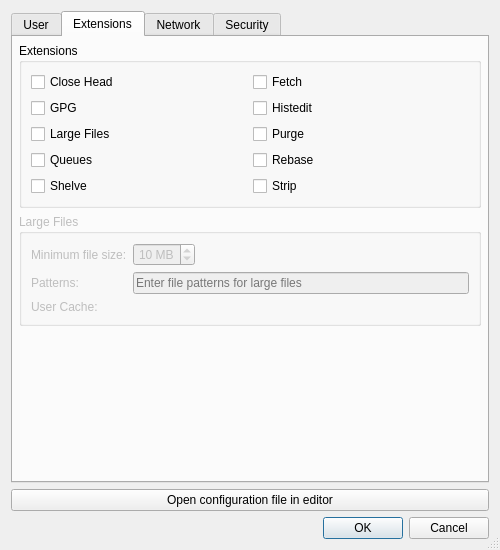
<?xml version="1.0" encoding="UTF-8"?>
<ui version="4.0">
 <class>HgUserConfigDialog</class>
 <widget class="QDialog" name="HgUserConfigDialog">
  <property name="geometry">
   <rect>
    <x>0</x>
    <y>0</y>
    <width>500</width>
    <height>550</height>
   </rect>
  </property>
  <property name="windowTitle">
   <string>Mercurial User Data</string>
  </property>
  <property name="sizeGripEnabled">
   <bool>true</bool>
  </property>
  <layout class="QVBoxLayout" name="verticalLayout_7">
   <item>
    <widget class="QTabWidget" name="tabWidget">
     <property name="currentIndex">
      <number>1</number>
     </property>
     <widget class="QWidget" name="tab">
      <attribute name="title">
       <string>User</string>
      </attribute>
      <layout class="QVBoxLayout" name="verticalLayout">
       <property name="leftMargin">
        <number>6</number>
       </property>
       <property name="topMargin">
        <number>6</number>
       </property>
       <property name="rightMargin">
        <number>6</number>
       </property>
       <property name="bottomMargin">
        <number>6</number>
       </property>
       <item>
        <widget class="QGroupBox" name="groupBox">
         <property name="title">
          <string>User Data</string>
         </property>
         <layout class="QGridLayout" name="gridLayout">
          <item row="0" column="0">
           <widget class="QLabel" name="label">
            <property name="text">
             <string>Name:</string>
            </property>
           </widget>
          </item>
          <item row="0" column="1">
           <widget class="E5ClearableLineEdit" name="userNameEdit">
            <property name="toolTip">
             <string>Enter the user name</string>
            </property>
            <property name="placeholderText">
             <string>Enter your name</string>
            </property>
           </widget>
          </item>
          <item row="1" column="0">
           <widget class="QLabel" name="label_3">
            <property name="text">
             <string>Email:</string>
            </property>
           </widget>
          </item>
          <item row="1" column="1">
           <widget class="E5ClearableLineEdit" name="emailEdit">
            <property name="toolTip">
             <string>Enter the email address</string>
            </property>
            <property name="placeholderText">
             <string>Enter your email address</string>
            </property>
           </widget>
          </item>
         </layout>
        </widget>
       </item>
       <item>
        <spacer name="verticalSpacer">
         <property name="orientation">
          <enum>Qt::Vertical</enum>
         </property>
         <property name="sizeHint" stdset="0">
          <size>
           <width>20</width>
           <height>239</height>
          </size>
         </property>
        </spacer>
       </item>
      </layout>
     </widget>
     <widget class="QWidget" name="tab_2">
      <attribute name="title">
       <string>Extensions</string>
      </attribute>
      <layout class="QVBoxLayout" name="verticalLayout_2">
       <property name="leftMargin">
        <number>6</number>
       </property>
       <property name="topMargin">
        <number>6</number>
       </property>
       <property name="rightMargin">
        <number>6</number>
       </property>
       <property name="bottomMargin">
        <number>6</number>
       </property>
       <item>
        <widget class="QGroupBox" name="groupBox_2">
         <property name="title">
          <string>Extensions</string>
         </property>
         <layout class="QGridLayout" name="gridLayout_2">
          <item row="0" column="0">
           <widget class="QCheckBox" name="closeheadCheckBox">
            <property name="toolTip">
             <string>Select to activate the closehead extension</string>
            </property>
            <property name="text">
             <string>Close Head</string>
            </property>
           </widget>
          </item>
          <item row="0" column="1">
           <widget class="QCheckBox" name="fetchCheckBox">
            <property name="toolTip">
             <string>Select to activate the fetch extension</string>
            </property>
            <property name="text">
             <string>Fetch</string>
            </property>
           </widget>
          </item>
          <item row="1" column="0">
           <widget class="QCheckBox" name="gpgCheckBox">
            <property name="toolTip">
             <string>Select to activate the GPG extension</string>
            </property>
            <property name="text">
             <string>GPG</string>
            </property>
           </widget>
          </item>
          <item row="1" column="1">
           <widget class="QCheckBox" name="histeditCheckBox">
            <property name="toolTip">
             <string>Select to activate the histedit extension</string>
            </property>
            <property name="text">
             <string>Histedit</string>
            </property>
           </widget>
          </item>
          <item row="2" column="0">
           <widget class="QCheckBox" name="largefilesCheckBox">
            <property name="toolTip">
             <string>Select to activate the largefiles extension</string>
            </property>
            <property name="text">
             <string>Large Files</string>
            </property>
           </widget>
          </item>
          <item row="2" column="1">
           <widget class="QCheckBox" name="purgeCheckBox">
            <property name="toolTip">
             <string>Select to activate the Purge extension</string>
            </property>
            <property name="text">
             <string>Purge</string>
            </property>
           </widget>
          </item>
          <item row="3" column="0">
           <widget class="QCheckBox" name="queuesCheckBox">
            <property name="toolTip">
             <string>Select to activate the queues extension</string>
            </property>
            <property name="text">
             <string>Queues</string>
            </property>
           </widget>
          </item>
          <item row="3" column="1">
           <widget class="QCheckBox" name="rebaseCheckBox">
            <property name="toolTip">
             <string>Select to activate the rebase extension</string>
            </property>
            <property name="text">
             <string>Rebase</string>
            </property>
           </widget>
          </item>
          <item row="4" column="0">
           <widget class="QCheckBox" name="shelveCheckBox">
            <property name="toolTip">
             <string>Select to activate the shelve extension</string>
            </property>
            <property name="text">
             <string>Shelve</string>
            </property>
           </widget>
          </item>
          <item row="4" column="1">
           <widget class="QCheckBox" name="stripCheckBox">
            <property name="toolTip">
             <string>Select to activate the strip extension</string>
            </property>
            <property name="text">
             <string>Strip</string>
            </property>
           </widget>
          </item>
         </layout>
        </widget>
       </item>
       <item>
        <widget class="QGroupBox" name="largefilesGroup">
         <property name="enabled">
          <bool>false</bool>
         </property>
         <property name="title">
          <string>Large Files</string>
         </property>
         <layout class="QGridLayout" name="gridLayout_3">
          <item row="0" column="0">
           <widget class="QLabel" name="label_4">
            <property name="text">
             <string>Minimum file size:</string>
            </property>
           </widget>
          </item>
          <item row="0" column="1">
           <widget class="QSpinBox" name="lfFileSizeSpinBox">
            <property name="toolTip">
             <string>Enter the minimum file size in MB for files to be treated as Large Files</string>
            </property>
            <property name="alignment">
             <set>Qt::AlignRight|Qt::AlignTrailing|Qt::AlignVCenter</set>
            </property>
            <property name="suffix">
             <string> MB</string>
            </property>
            <property name="minimum">
             <number>1</number>
            </property>
            <property name="value">
             <number>10</number>
            </property>
           </widget>
          </item>
          <item row="0" column="2">
           <spacer name="horizontalSpacer">
            <property name="orientation">
             <enum>Qt::Horizontal</enum>
            </property>
            <property name="sizeHint" stdset="0">
             <size>
              <width>215</width>
              <height>20</height>
             </size>
            </property>
           </spacer>
          </item>
          <item row="1" column="0">
           <widget class="QLabel" name="label_5">
            <property name="text">
             <string>Patterns:</string>
            </property>
           </widget>
          </item>
          <item row="1" column="1" colspan="2">
           <widget class="E5ClearableLineEdit" name="lfFilePatternsEdit">
            <property name="toolTip">
             <string>Enter file patterns (space separated) for files to be treated as Large Files</string>
            </property>
            <property name="placeholderText">
             <string>Enter file patterns for large files</string>
            </property>
           </widget>
          </item>
          <item row="2" column="0">
           <widget class="QLabel" name="label_2">
            <property name="text">
             <string>User Cache:</string>
            </property>
           </widget>
          </item>
          <item row="2" column="1" colspan="2">
           <widget class="E5PathPicker" name="lfUserCachePicker" native="true">
            <property name="sizePolicy">
             <sizepolicy hsizetype="Expanding" vsizetype="Preferred">
              <horstretch>0</horstretch>
              <verstretch>0</verstretch>
             </sizepolicy>
            </property>
            <property name="focusPolicy">
             <enum>Qt::StrongFocus</enum>
            </property>
            <property name="toolTip">
             <string>Enter the name of the user cache directory</string>
            </property>
           </widget>
          </item>
         </layout>
        </widget>
       </item>
       <item>
        <spacer name="verticalSpacer_2">
         <property name="orientation">
          <enum>Qt::Vertical</enum>
         </property>
         <property name="sizeHint" stdset="0">
          <size>
           <width>20</width>
           <height>39</height>
          </size>
         </property>
        </spacer>
       </item>
      </layout>
     </widget>
     <widget class="QWidget" name="tab_3">
      <attribute name="title">
       <string>Network</string>
      </attribute>
      <layout class="QVBoxLayout" name="verticalLayout_3">
       <property name="leftMargin">
        <number>6</number>
       </property>
       <property name="topMargin">
        <number>6</number>
       </property>
       <property name="rightMargin">
        <number>6</number>
       </property>
       <property name="bottomMargin">
        <number>6</number>
       </property>
       <item>
        <widget class="QGroupBox" name="groupBox_3">
         <property name="title">
          <string>Proxy</string>
         </property>
         <layout class="QGridLayout" name="gridLayout_4">
          <item row="0" column="0">
           <widget class="QLabel" name="label_6">
            <property name="text">
             <string>Host:</string>
            </property>
           </widget>
          </item>
          <item row="0" column="1">
           <widget class="E5ClearableLineEdit" name="proxyHostEdit">
            <property name="toolTip">
             <string>Enter the network proxy host name</string>
            </property>
            <property name="placeholderText">
             <string>Enter Proxy Hostname</string>
            </property>
           </widget>
          </item>
          <item row="1" column="0">
           <widget class="QLabel" name="label_7">
            <property name="text">
             <string>User:</string>
            </property>
           </widget>
          </item>
          <item row="1" column="1">
           <widget class="E5ClearableLineEdit" name="proxyUserEdit">
            <property name="toolTip">
             <string>Enter the user name for the network proxy</string>
            </property>
            <property name="placeholderText">
             <string>Enter Proxy Username</string>
            </property>
           </widget>
          </item>
          <item row="2" column="0">
           <widget class="QLabel" name="label_8">
            <property name="text">
             <string>Password:</string>
            </property>
           </widget>
          </item>
          <item row="2" column="1">
           <widget class="E5ClearableLineEdit" name="proxyPasswordEdit">
            <property name="toolTip">
             <string>Enter the password for the network proxy</string>
            </property>
            <property name="echoMode">
             <enum>QLineEdit::Password</enum>
            </property>
            <property name="placeholderText">
             <string>Enter Proxy Password</string>
            </property>
           </widget>
          </item>
          <item row="3" column="0">
           <widget class="QLabel" name="label_9">
            <property name="text">
             <string>Bypass:</string>
            </property>
           </widget>
          </item>
          <item row="3" column="1">
           <widget class="E5ClearableLineEdit" name="proxyBypassEdit">
            <property name="toolTip">
             <string>Enter the names of hosts bypassing the network proxy sparated by comma</string>
            </property>
            <property name="text">
             <string/>
            </property>
            <property name="placeholderText">
             <string>Enter hosts bypassing  the proxy separated by comma</string>
            </property>
           </widget>
          </item>
         </layout>
        </widget>
       </item>
       <item>
        <spacer name="verticalSpacer_3">
         <property name="orientation">
          <enum>Qt::Vertical</enum>
         </property>
         <property name="sizeHint" stdset="0">
          <size>
           <width>20</width>
           <height>242</height>
          </size>
         </property>
        </spacer>
       </item>
      </layout>
     </widget>
     <widget class="QWidget" name="tab_4">
      <attribute name="title">
       <string>Security</string>
      </attribute>
      <layout class="QVBoxLayout" name="verticalLayout_6">
       <property name="leftMargin">
        <number>6</number>
       </property>
       <property name="topMargin">
        <number>6</number>
       </property>
       <property name="rightMargin">
        <number>6</number>
       </property>
       <property name="bottomMargin">
        <number>6</number>
       </property>
       <item>
        <widget class="QGroupBox" name="groupBox_4">
         <property name="title">
          <string>Host Fingerprints</string>
         </property>
         <layout class="QHBoxLayout" name="horizontalLayout">
          <item>
           <widget class="QTreeWidget" name="fingerprintsList">
            <property name="alternatingRowColors">
             <bool>true</bool>
            </property>
            <property name="rootIsDecorated">
             <bool>false</bool>
            </property>
            <property name="itemsExpandable">
             <bool>false</bool>
            </property>
            <column>
             <property name="text">
              <string>Host</string>
             </property>
            </column>
            <column>
             <property name="text">
              <string>Fingerprint</string>
             </property>
            </column>
           </widget>
          </item>
          <item>
           <layout class="QVBoxLayout" name="verticalLayout_4">
            <item>
             <widget class="QToolButton" name="fpAddButton">
              <property name="toolTip">
               <string>Add a host fingerprint entry</string>
              </property>
             </widget>
            </item>
            <item>
             <widget class="QToolButton" name="fpDeleteButton">
              <property name="toolTip">
               <string>Delete a host fingerprint entry</string>
              </property>
             </widget>
            </item>
            <item>
             <widget class="QToolButton" name="fpEditButton">
              <property name="toolTip">
               <string>Edit a host fingerprint entry</string>
              </property>
             </widget>
            </item>
            <item>
             <spacer name="verticalSpacer_4">
              <property name="orientation">
               <enum>Qt::Vertical</enum>
              </property>
              <property name="sizeHint" stdset="0">
               <size>
                <width>20</width>
                <height>40</height>
               </size>
              </property>
             </spacer>
            </item>
           </layout>
          </item>
         </layout>
        </widget>
       </item>
       <item>
        <widget class="QCheckBox" name="disableTls10WarningCheckBox">
         <property name="text">
          <string>Disable TLS 1.0 Warning</string>
         </property>
        </widget>
       </item>
       <item>
        <layout class="QHBoxLayout" name="horizontalLayout_3">
         <item>
          <widget class="QLabel" name="label_10">
           <property name="text">
            <string>Minimum Protocol:</string>
           </property>
          </widget>
         </item>
         <item>
          <widget class="QComboBox" name="minimumProtocolComboBox">
           <property name="toolTip">
            <string>Select the minimum protocol to use</string>
           </property>
          </widget>
         </item>
         <item>
          <spacer name="horizontalSpacer_2">
           <property name="orientation">
            <enum>Qt::Horizontal</enum>
           </property>
           <property name="sizeHint" stdset="0">
            <size>
             <width>40</width>
             <height>20</height>
            </size>
           </property>
          </spacer>
         </item>
        </layout>
       </item>
       <item>
        <widget class="QGroupBox" name="minimumProtcolGroupBox">
         <property name="title">
          <string>Minimum Protocol per Host</string>
         </property>
         <layout class="QHBoxLayout" name="horizontalLayout_2">
          <item>
           <widget class="QTreeWidget" name="protocolsList">
            <property name="alternatingRowColors">
             <bool>true</bool>
            </property>
            <property name="rootIsDecorated">
             <bool>false</bool>
            </property>
            <property name="itemsExpandable">
             <bool>false</bool>
            </property>
            <column>
             <property name="text">
              <string>Host</string>
             </property>
            </column>
            <column>
             <property name="text">
              <string>Minimum Protocol</string>
             </property>
            </column>
           </widget>
          </item>
          <item>
           <layout class="QVBoxLayout" name="verticalLayout_5">
            <item>
             <widget class="QToolButton" name="protocolAddButton">
              <property name="toolTip">
               <string>Add a host minimum protocol entry</string>
              </property>
             </widget>
            </item>
            <item>
             <widget class="QToolButton" name="protocolDeleteButton">
              <property name="toolTip">
               <string>Delete a host minimum protocol entry</string>
              </property>
             </widget>
            </item>
            <item>
             <widget class="QToolButton" name="protocolEditButton">
              <property name="toolTip">
               <string>Edit a host minimum protocol entry</string>
              </property>
             </widget>
            </item>
            <item>
             <spacer name="verticalSpacer_5">
              <property name="orientation">
               <enum>Qt::Vertical</enum>
              </property>
              <property name="sizeHint" stdset="0">
               <size>
                <width>20</width>
                <height>40</height>
               </size>
              </property>
             </spacer>
            </item>
           </layout>
          </item>
         </layout>
        </widget>
       </item>
      </layout>
     </widget>
    </widget>
   </item>
   <item>
    <widget class="QPushButton" name="editorButton">
     <property name="toolTip">
      <string>Open the user configuration file in a text editor</string>
     </property>
     <property name="text">
      <string>Open configuration file in editor</string>
     </property>
    </widget>
   </item>
   <item>
    <widget class="QDialogButtonBox" name="buttonBox">
     <property name="orientation">
      <enum>Qt::Horizontal</enum>
     </property>
     <property name="standardButtons">
      <set>QDialogButtonBox::Cancel|QDialogButtonBox::Ok</set>
     </property>
    </widget>
   </item>
  </layout>
 </widget>
 <customwidgets>
  <customwidget>
   <class>E5ClearableLineEdit</class>
   <extends>QLineEdit</extends>
   <header>E5Gui/E5LineEdit.h</header>
  </customwidget>
  <customwidget>
   <class>E5PathPicker</class>
   <extends>QWidget</extends>
   <header>E5Gui/E5PathPicker.h</header>
   <container>1</container>
  </customwidget>
 </customwidgets>
 <tabstops>
  <tabstop>tabWidget</tabstop>
  <tabstop>userNameEdit</tabstop>
  <tabstop>emailEdit</tabstop>
  <tabstop>closeheadCheckBox</tabstop>
  <tabstop>fetchCheckBox</tabstop>
  <tabstop>gpgCheckBox</tabstop>
  <tabstop>histeditCheckBox</tabstop>
  <tabstop>largefilesCheckBox</tabstop>
  <tabstop>purgeCheckBox</tabstop>
  <tabstop>queuesCheckBox</tabstop>
  <tabstop>rebaseCheckBox</tabstop>
  <tabstop>shelveCheckBox</tabstop>
  <tabstop>stripCheckBox</tabstop>
  <tabstop>lfFileSizeSpinBox</tabstop>
  <tabstop>lfFilePatternsEdit</tabstop>
  <tabstop>lfUserCachePicker</tabstop>
  <tabstop>proxyHostEdit</tabstop>
  <tabstop>proxyUserEdit</tabstop>
  <tabstop>proxyPasswordEdit</tabstop>
  <tabstop>proxyBypassEdit</tabstop>
  <tabstop>fingerprintsList</tabstop>
  <tabstop>fpAddButton</tabstop>
  <tabstop>fpDeleteButton</tabstop>
  <tabstop>fpEditButton</tabstop>
  <tabstop>disableTls10WarningCheckBox</tabstop>
  <tabstop>minimumProtocolComboBox</tabstop>
  <tabstop>protocolsList</tabstop>
  <tabstop>protocolAddButton</tabstop>
  <tabstop>protocolDeleteButton</tabstop>
  <tabstop>protocolEditButton</tabstop>
  <tabstop>editorButton</tabstop>
 </tabstops>
 <resources/>
 <connections>
  <connection>
   <sender>buttonBox</sender>
   <signal>accepted()</signal>
   <receiver>HgUserConfigDialog</receiver>
   <slot>accept()</slot>
   <hints>
    <hint type="sourcelabel">
     <x>257</x>
     <y>378</y>
    </hint>
    <hint type="destinationlabel">
     <x>157</x>
     <y>274</y>
    </hint>
   </hints>
  </connection>
  <connection>
   <sender>buttonBox</sender>
   <signal>rejected()</signal>
   <receiver>HgUserConfigDialog</receiver>
   <slot>reject()</slot>
   <hints>
    <hint type="sourcelabel">
     <x>325</x>
     <y>378</y>
    </hint>
    <hint type="destinationlabel">
     <x>286</x>
     <y>274</y>
    </hint>
   </hints>
  </connection>
  <connection>
   <sender>largefilesCheckBox</sender>
   <signal>toggled(bool)</signal>
   <receiver>largefilesGroup</receiver>
   <slot>setEnabled(bool)</slot>
   <hints>
    <hint type="sourcelabel">
     <x>225</x>
     <y>173</y>
    </hint>
    <hint type="destinationlabel">
     <x>55</x>
     <y>276</y>
    </hint>
   </hints>
  </connection>
 </connections>
</ui>
